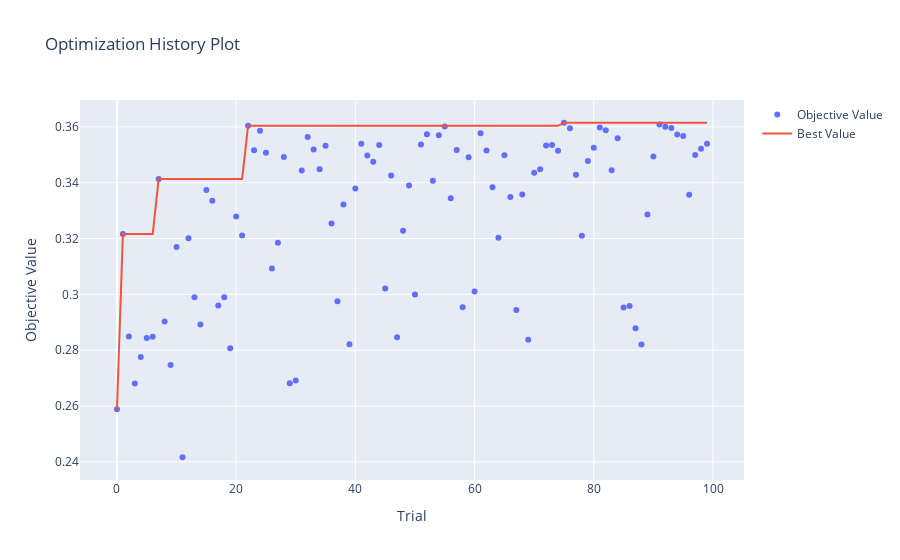

The notebook cell saved with this chart:
### Markdown cell above
### Plot Intermediate Values

### Code cell
optuna.visualization.plot_optimization_history(study)
